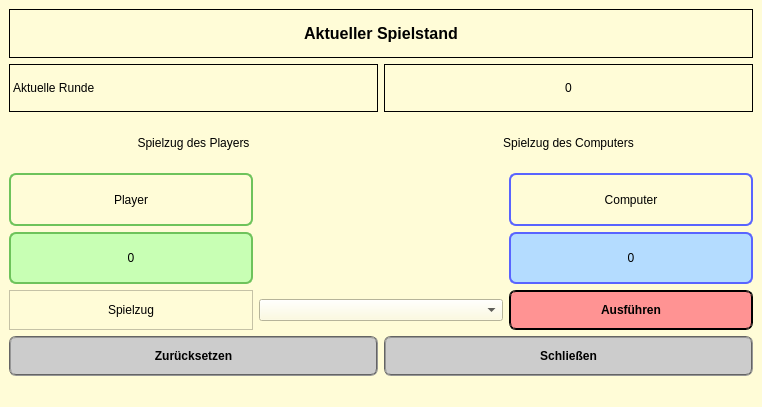
<?xml version="1.0" encoding="UTF-8"?>
<ui version="4.0">
 <class>SchereSteinPapier</class>
 <widget class="QMainWindow" name="SchereSteinPapier">
  <property name="geometry">
   <rect>
    <x>0</x>
    <y>0</y>
    <width>762</width>
    <height>407</height>
   </rect>
  </property>
  <property name="windowTitle">
   <string>Schere Stein Papier</string>
  </property>
  <property name="styleSheet">
   <string notr="true">background-color: rgb(255, 252, 215);</string>
  </property>
  <widget class="QWidget" name="centralwidget">
   <layout class="QVBoxLayout" name="verticalLayout">
    <item>
     <layout class="QVBoxLayout" name="verticalLayout_2">
      <item>
       <widget class="QLabel" name="l_heading">
        <property name="font">
         <font>
          <pointsize>12</pointsize>
          <bold>true</bold>
         </font>
        </property>
        <property name="styleSheet">
         <string notr="true">border : solid;
border-color : rgb(0, 0, 0);
border-width : 1px;</string>
        </property>
        <property name="frameShape">
         <enum>QFrame::StyledPanel</enum>
        </property>
        <property name="text">
         <string>Aktueller Spielstand</string>
        </property>
        <property name="alignment">
         <set>Qt::AlignCenter</set>
        </property>
       </widget>
      </item>
      <item>
       <layout class="QHBoxLayout" name="horizontalLayout_2">
        <item>
         <widget class="QLabel" name="l_round">
          <property name="styleSheet">
           <string notr="true">border : solid;
border-color : rgb(0, 0, 0);
border-width : 1px;</string>
          </property>
          <property name="frameShape">
           <enum>QFrame::StyledPanel</enum>
          </property>
          <property name="text">
           <string>Aktuelle Runde</string>
          </property>
         </widget>
        </item>
        <item>
         <widget class="QLabel" name="l_round_number">
          <property name="styleSheet">
           <string notr="true">border : solid;
border-color : rgb(0, 0, 0);
border-width : 1px;</string>
          </property>
          <property name="frameShape">
           <enum>QFrame::StyledPanel</enum>
          </property>
          <property name="text">
           <string>0</string>
          </property>
          <property name="alignment">
           <set>Qt::AlignCenter</set>
          </property>
         </widget>
        </item>
       </layout>
      </item>
      <item>
       <layout class="QHBoxLayout" name="horizontalLayout_3">
        <item>
         <widget class="QLabel" name="l_turn_last_player">
          <property name="styleSheet">
           <string notr="true">border: solid;
border-width: 0px;</string>
          </property>
          <property name="frameShape">
           <enum>QFrame::StyledPanel</enum>
          </property>
          <property name="text">
           <string>Spielzug des Players</string>
          </property>
          <property name="alignment">
           <set>Qt::AlignCenter</set>
          </property>
         </widget>
        </item>
        <item>
         <widget class="QLabel" name="l_turn_last_computer">
          <property name="styleSheet">
           <string notr="true">border: solid;
border-width: 0px;</string>
          </property>
          <property name="text">
           <string>Spielzug des Computers</string>
          </property>
          <property name="alignment">
           <set>Qt::AlignCenter</set>
          </property>
         </widget>
        </item>
       </layout>
      </item>
     </layout>
    </item>
    <item>
     <layout class="QGridLayout" name="gridLayout">
      <item row="1" column="0">
       <widget class="QLabel" name="l_player_points">
        <property name="styleSheet">
         <string notr="true">border : solid black;
border-color: rgb(110, 195, 91);
border-width: 2px;
border-radius : 7px;
background-color: rgb(200, 255, 180);</string>
        </property>
        <property name="frameShape">
         <enum>QFrame::StyledPanel</enum>
        </property>
        <property name="text">
         <string>0</string>
        </property>
        <property name="alignment">
         <set>Qt::AlignCenter</set>
        </property>
       </widget>
      </item>
      <item row="0" column="0">
       <widget class="QLabel" name="l_player">
        <property name="styleSheet">
         <string notr="true">border : solid black;
border-color: rgb(110, 195, 91);
border-width: 2px;
border-radius : 7px;</string>
        </property>
        <property name="frameShape">
         <enum>QFrame::StyledPanel</enum>
        </property>
        <property name="text">
         <string>Player</string>
        </property>
        <property name="alignment">
         <set>Qt::AlignCenter</set>
        </property>
       </widget>
      </item>
      <item row="1" column="2">
       <widget class="QLabel" name="l_computer_points">
        <property name="styleSheet">
         <string notr="true">border : solid black;
border-color: rgb(89, 100, 255);
border-width: 2px;
border-radius : 7px;
background-color: rgb(180, 220, 255);</string>
        </property>
        <property name="frameShape">
         <enum>QFrame::StyledPanel</enum>
        </property>
        <property name="text">
         <string>0</string>
        </property>
        <property name="alignment">
         <set>Qt::AlignCenter</set>
        </property>
       </widget>
      </item>
      <item row="0" column="2">
       <widget class="QLabel" name="l_computer">
        <property name="styleSheet">
         <string notr="true">border : solid black;
border-color: rgb(89, 100, 255);
border-width: 2px;
border-radius : 7px;</string>
        </property>
        <property name="frameShape">
         <enum>QFrame::StyledPanel</enum>
        </property>
        <property name="text">
         <string>Computer</string>
        </property>
        <property name="alignment">
         <set>Qt::AlignCenter</set>
        </property>
       </widget>
      </item>
      <item row="2" column="0">
       <widget class="QLabel" name="l_turn_current">
        <property name="styleSheet">
         <string notr="true">border-color: rgb(0, 0, 0);</string>
        </property>
        <property name="frameShape">
         <enum>QFrame::StyledPanel</enum>
        </property>
        <property name="text">
         <string>Spielzug</string>
        </property>
        <property name="alignment">
         <set>Qt::AlignCenter</set>
        </property>
       </widget>
      </item>
      <item row="2" column="2">
       <widget class="QPushButton" name="pb_execute">
        <property name="minimumSize">
         <size>
          <width>0</width>
          <height>40</height>
         </size>
        </property>
        <property name="font">
         <font>
          <bold>true</bold>
         </font>
        </property>
        <property name="toolTip">
         <string>&lt;html&gt;&lt;head/&gt;&lt;body&gt;&lt;p&gt;&lt;span style=&quot; font-weight:400;&quot;&gt;Führe deinen Zug aus!&lt;/span&gt;&lt;/p&gt;&lt;/body&gt;&lt;/html&gt;</string>
        </property>
        <property name="styleSheet">
         <string notr="true">QPushButton{
border : groove;
border-color: rgb(0, 0, 0);
border-width: 2px;
border-radius : 7px;
background-color: rgb(255, 147, 147);
}
QPushButton:hover{
	background-color: rgb(255, 101, 104);
}</string>
        </property>
        <property name="text">
         <string>Ausführen</string>
        </property>
       </widget>
      </item>
      <item row="2" column="1">
       <widget class="QComboBox" name="coB_sign">
        <property name="toolTip">
         <string>&lt;html&gt;&lt;head/&gt;&lt;body&gt;&lt;p&gt;Wähle deinen nächsten Spielzug aus!&lt;/p&gt;&lt;/body&gt;&lt;/html&gt;</string>
        </property>
       </widget>
      </item>
     </layout>
    </item>
    <item>
     <layout class="QHBoxLayout" name="horizontalLayout">
      <item>
       <widget class="QPushButton" name="pb_reset">
        <property name="minimumSize">
         <size>
          <width>0</width>
          <height>40</height>
         </size>
        </property>
        <property name="font">
         <font>
          <bold>true</bold>
         </font>
        </property>
        <property name="toolTip">
         <string>&lt;html&gt;&lt;head/&gt;&lt;body&gt;&lt;p&gt;&lt;span style=&quot; font-weight:400;&quot;&gt;Beginne das Spiel von vorn!&lt;/span&gt;&lt;/p&gt;&lt;/body&gt;&lt;/html&gt;</string>
        </property>
        <property name="styleSheet">
         <string notr="true">QPushButton{
border: groove ;
border-radius : 7px;
border-width: 2px;
border-color: rgb(100, 100, 100);
background-color: rgb(204, 204, 204);
}
QPushButton:hover{
background-color: rgb(148, 148, 148);
}</string>
        </property>
        <property name="text">
         <string>Zurücksetzen</string>
        </property>
       </widget>
      </item>
      <item>
       <widget class="QPushButton" name="pb_close">
        <property name="minimumSize">
         <size>
          <width>0</width>
          <height>40</height>
         </size>
        </property>
        <property name="font">
         <font>
          <bold>true</bold>
         </font>
        </property>
        <property name="toolTip">
         <string>&lt;html&gt;&lt;head/&gt;&lt;body&gt;&lt;p&gt;&lt;span style=&quot; font-weight:400;&quot;&gt; Beende das Spiel!&lt;/span&gt;&lt;/p&gt;&lt;/body&gt;&lt;/html&gt;</string>
        </property>
        <property name="styleSheet">
         <string notr="true">QPushButton{
border: groove ;
border-radius : 7px;
border-width: 2px;
border-color: rgb(100, 100, 100);
background-color: rgb(204, 204, 204);
}
QPushButton:hover{
background-color: rgb(148, 148, 148);
}</string>
        </property>
        <property name="text">
         <string>Schließen</string>
        </property>
       </widget>
      </item>
     </layout>
    </item>
   </layout>
  </widget>
  <widget class="QMenuBar" name="menubar">
   <property name="geometry">
    <rect>
     <x>0</x>
     <y>0</y>
     <width>762</width>
     <height>21</height>
    </rect>
   </property>
  </widget>
  <widget class="QStatusBar" name="statusbar"/>
 </widget>
 <resources/>
 <connections>
  <connection>
   <sender>pb_close</sender>
   <signal>clicked()</signal>
   <receiver>SchereSteinPapier</receiver>
   <slot>close()</slot>
   <hints>
    <hint type="sourcelabel">
     <x>595</x>
     <y>488</y>
    </hint>
    <hint type="destinationlabel">
     <x>399</x>
     <y>307</y>
    </hint>
   </hints>
  </connection>
 </connections>
</ui>
